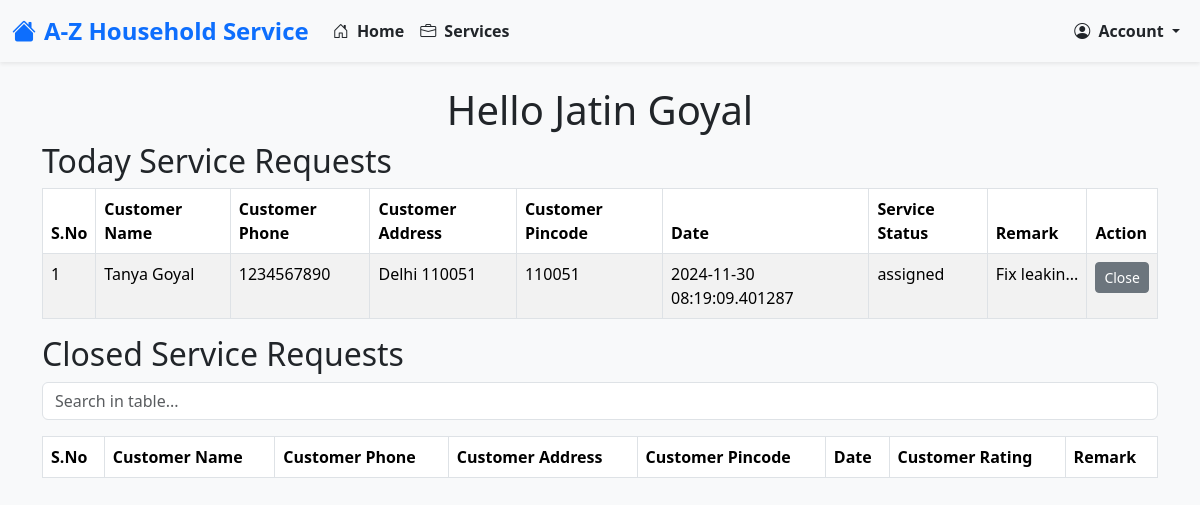
Page /professionals/home (signed in) on the committed database.
### models.py (models this page shows, shortened)
class BaseModel(db.Model):
    __abstract__ = True  # This makes it an abstract class, not a table in the database
    id = db.Column(db.Integer, primary_key=True)
    created_at = db.Column(db.DateTime, default=datetime.utcnow, nullable=False)  # Ensure it's not nullable
    modified_at = db.Column(db.DateTime, default=datetime.utcnow, onupdate=datetime.utcnow, nullable=False)  # Ensure it's not nullable

class ServiceProfessional(BaseModel):
    __tablename__ = 'service_professional'
    username = db.Column(db.String(150), unique=False, nullable=False)
    password_hash = db.Column(db.String(200), nullable=False)
    name = db.Column(db.String(150), nullable=False)  # Made nullable
    email = db.Column(db.String(150), unique=True, nullable=True)  # Made nullable
    phone = db.Column(db.String(20), unique=True, nullable=True)  # Made nullable
    experience = db.Column(db.Integer, nullable=True)  # Made nullable
    description = db.Column(db.Text, nullable=True)  # Made nullable
    approved = db.Column(db.Boolean, default=False, nullable=True)  # Made nullable
    service_type_id = db.Column(db.Integer, nullable=False)

class Customer(BaseModel):
    __tablename__ = 'customer'
    username = db.Column(db.String(150), unique=True, nullable=False)
    password_hash = db.Column(db.String(200), nullable=False)
    name = db.Column(db.String(150), nullable=True)  # Made nullable
    email = db.Column(db.String(150), unique=True, nullable=False)
    phone = db.Column(db.String(20), unique=True, nullable=False)
    address = db.Column(db.String(300), nullable=True)  # Made nullable
    pincode = db.Column(db.String(300), nullable=True)  # Made nullable

class ServiceRequest(BaseModel):
    __tablename__ = 'service_request'
    service_id = db.Column(db.Integer, db.ForeignKey('service.id'), nullable=True)  # Made nullable
    service_name = db.Column(db.String(50), nullable=False)  # Made nullable
    customer_id = db.Column(db.Integer, db.ForeignKey('customer.id'), nullable=False)
    professional_id = db.Column(db.Integer, db.ForeignKey('service_professional.id'), nullable=True)
    date_of_request = db.Column(db.DateTime, default=datetime.utcnow, nullable=True)  # Made nullable
    date_of_completion = db.Column(db.DateTime, nullable=True)  # Made nullable
    service_status = db.Column(db.String(50), default="requested", nullable=True)  # Made nullable
    service_type_id= db.Column(db.Integer, nullable=False)
    remarks = db.Column(db.Text, nullable=True)  # Made nullable
    rejected_by_professional_id= db.Column(db.Integer, nullable=True)  # Made nullable
    rating = db.Column(db.Text, nullable=True)  # Made nullable
    payment = db.relationship('Payment', backref='service_request', lazy=True)

### routes.py (the view)
@app.route('/professionals/home')
@auth_required
def professionals_home():
    try:
        service_professional = ServiceProfessional.query.filter_by(id=session['userId']).first()
        if not service_professional:
            return "Professional not found", 404
        today_service_requests = ServiceRequest.query.filter(
        or_(
        and_(
            ServiceRequest.professional_id == None,
            ServiceRequest.service_status == ServiceRequestStatus.REQUESTED.display_name
        ),
        and_(
            ServiceRequest.professional_id == service_professional.id,
            ServiceRequest.service_status == ServiceRequestStatus.ASSIGNED.display_name
        )
        )
        ).all()
        closed_service_requests = ServiceRequest.query.filter(
        and_(
            ServiceRequest.professional_id == service_professional.id,
            ServiceRequest.service_status == ServiceRequestStatus.CLOSED.display_name
        )
        ).all()
        mappings = create_id_mappings()
        enriched_today_requests = enrich_service_requests(today_service_requests,None, mappings,service_professional)
        enriched_past_requests = enrich_service_requests(closed_service_requests, None, mappings,service_professional)
        return render_template(
            'professionals/home.html',
            service_professional=service_professional,
            today_service_requests=enriched_today_requests,
            past_service_requests=enriched_past_requests
        )
    except Exception as e:
        return f"An error occurred while loading professional home: {e}", 500

### enums.py (called while the page is built)
    @classmethod
    def get_by_id(cls, id):
        for service_type in cls:
            if service_type.id == id:
                return service_type
        return None

### routes.py (called while the page is built)
def auth_required(func):
    @wraps(func)
    def decorated_function(*args, **kwargs):
        if 'userId' in session:
            return func(*args, **kwargs)
        else:
            flash("Please log in first.", "warning")
            return redirect(url_for('login_post'))
    return decorated_function

def create_id_mappings():
    service_type_mapping = {st.id: st for st in ServiceType}
    customer_mapping = {c.id: c for c in Customer.query.all()}
    professional_mapping = {p.id: p for p in ServiceProfessional.query.all()}
    return {
        'service_type_mapping': service_type_mapping,
        'customer_mapping': customer_mapping,
        'professional_mapping': professional_mapping
    }

### templates/professionals/home.html (shortened to what this page needs)
{% extends 'layout.html' %}
{% block content %}
    <div class="container">
     <h1 class="text-center">Hello {{ service_professional.name }}</h1>
    {% include 'pro_today_service_requests.html' %}
    {% include 'pro_past_service_requests.html' %}
    </div>
    {% endblock %}

### templates/pro_today_service_requests.html
<h2>Today Service Requests</h2>
<div class="table-responsive" style="max-height: 400px; overflow-y: auto;">
    {% if today_service_requests|length == 0 %}
        <div class="alert alert-info" role="alert">
            No service requests for today.
        </div>
    {% else %}
        <table class="table table-bordered table-striped">
            <thead>
                <tr>
                    <th>S.No</th>
                    <th>Customer Name</th>
                    <th>Customer Phone</th>
                    <th>Customer Address</th>
                    <th>Customer Pincode</th>
                    <th>Date</th>
                    <th>Service Status</th>
                    <th>Remark</th>
                    <th>Action</th>
                </tr>
            </thead>
            <tbody>
                {% for request in today_service_requests %}
                <tr id="request-{{ request.id }}">
                    <td>{{ loop.index }}</td>
                    <td>{{ request.customer_name if request.customer_name else 'N/A' }}</td>
                    <td>{{ request.customer_phone if request.customer_phone else 'N/A' }}</td>
                    <td>{{ request.customer_address if request.customer_address else 'N/A' }}</td>
                    <td>{{ request.customer_pincode if request.customer_pincode else 'N/A' }}</td>
                    <td>{{ request.date_of_request if request.date_of_request else 'N/A' }}</td>
                    <td>{{ request.status if request.status else 'N/A' }}</td>
                    <td>
                        {% if request.remarks %}
                            {% set trimmed_remarks = request.remarks[:10] if request.remarks|length > 10 else request.remarks %}
                            <span
                                data-toggle="tooltip"
                                title="{{ request.remarks }}"
                                style="max-width: 150px; display: inline-block; overflow: hidden; text-overflow: ellipsis; white-space: nowrap;">
                                {{ trimmed_remarks }}{% if request.remarks|length > 10 %}...{% endif %}
                            </span>
                        {% else %}
                            N/A
                        {% endif %}
                    </td>
                    <td>
                        {% if request.status == 'requested' %}
                            <form action="{{ url_for('service_request_action', service_request_id=request.id, action='accept') }}" method="POST" style="display:inline;">
                                <button class="btn btn-success btn-sm" type="submit">Accept</button>
                            </form>
                            <form action="{{ url_for('service_request_action', service_request_id=request.id, action='reject') }}" method="POST" style="display:inline;">
                                <button class="btn btn-danger btn-sm" type="submit">Reject</button>
                            </form>
                        {% elif request.status == 'assigned' %}
                            <form action="{{ url_for('service_request_action', service_request_id=request.id, action='close') }}" method="POST" style="display:inline;">
                                <button class="btn btn-secondary btn-sm" type="submit">Close</button>
                            </form>
                        {% else %}
                            <span>Closed</span>
                        {% endif %}
                    </td>
                </tr>
                {% endfor %}
            </tbody>
        </table>
    {% endif %}
</div>

### templates/layout.html (style rules this page uses)
body { background-color: #f8f9fa; }

### rows in the picture
ServiceProfessional: name "Jatin Goyal"
Customer: name "Tanya Goyal", phone "1234567890", address "Delhi 110051", pincode "110051"
ServiceRequest: date_of_request "2024-11-30 08:19:09.401287", service_status "assigned"

### other values in the picture
{{ trimmed_remarks }} "Fix leakin"
